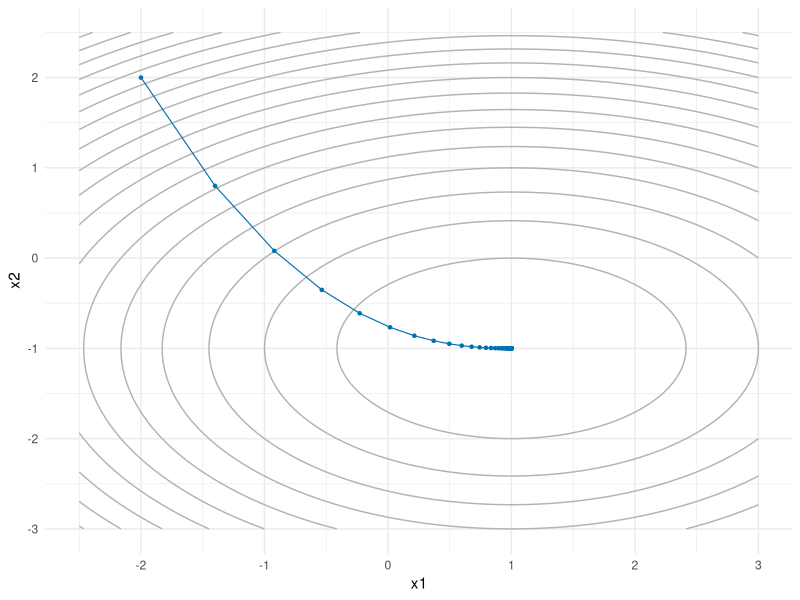
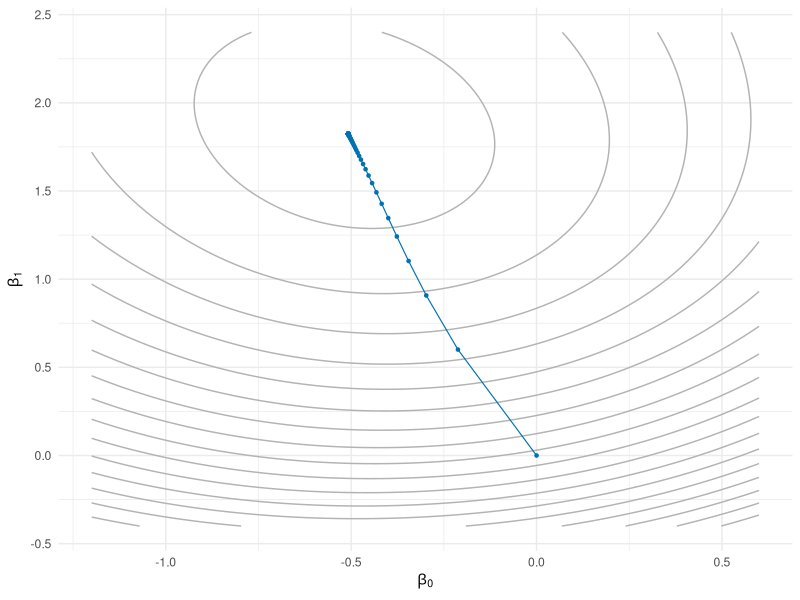
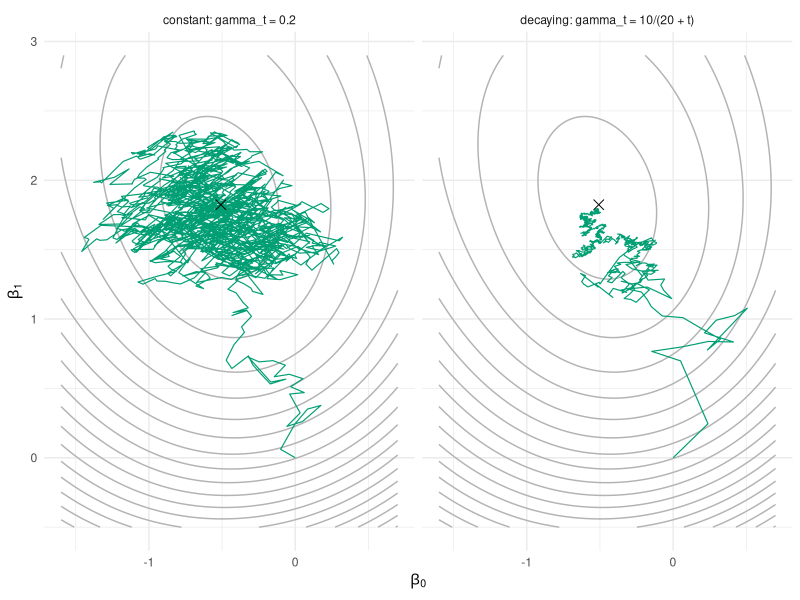
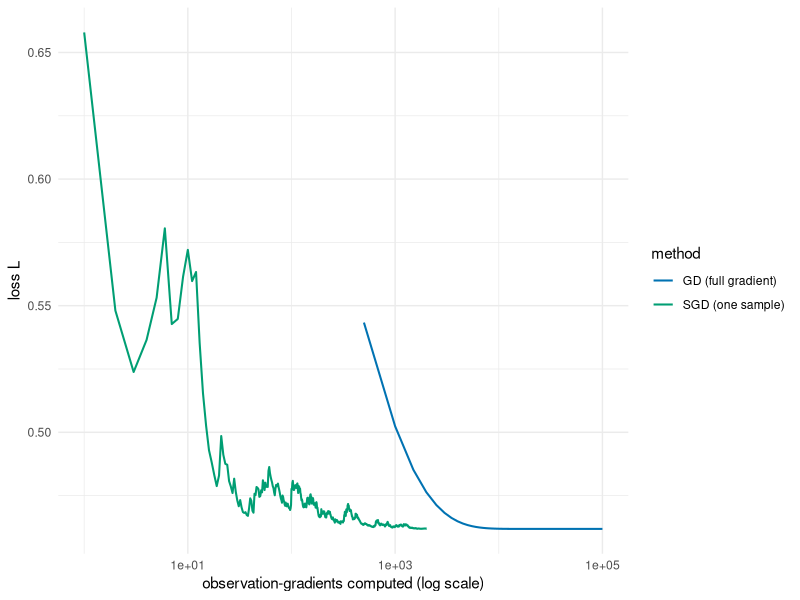
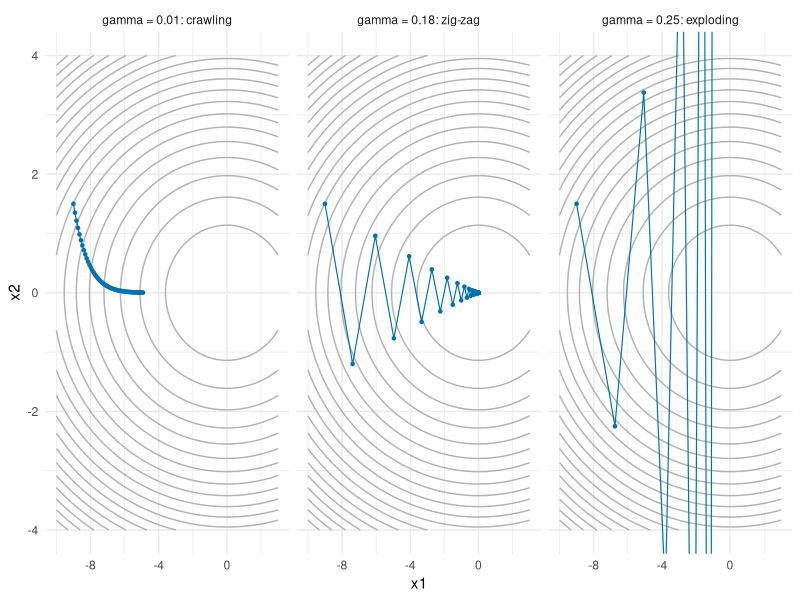
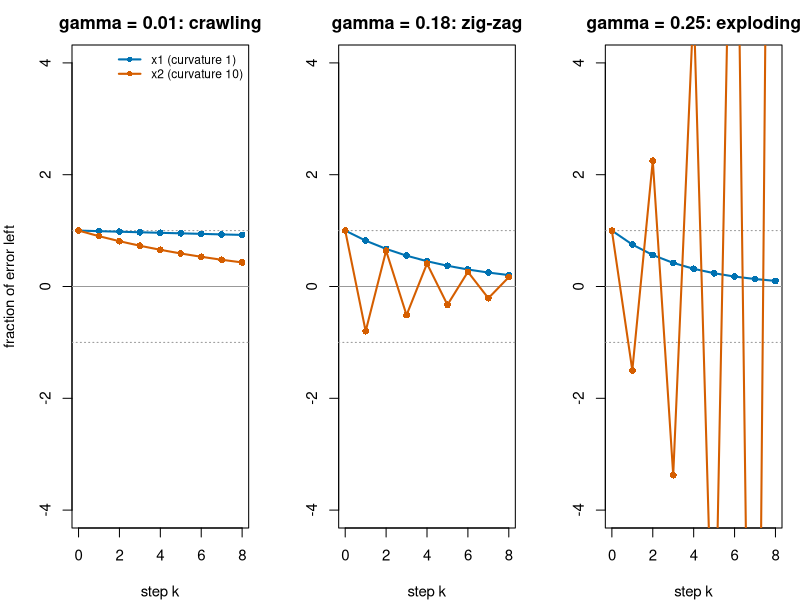

Write the R code that produced these figures, in order.
## ---- chunk 1
#| include: false
set.seed(7432)
knitr::opts_chunk$set(fig.width = 6, fig.height = 4, out.width = "70%", fig.align = "center")
## ---- chunk 2
grad_descent <- function(grad, x0, gamma, n) {
  # one row per iterate, one column per coordinate
  path <- matrix(NA_real_, nrow = n + 1, ncol = length(x0))
  path[1, ] <- x0
  for (i in 1:n) {
    path[i + 1, ] <- path[i, ] - gamma * grad(path[i, ])
  }
  # return a data frame ready for ggplot: one row per iterate
  out <- as.data.frame(path)
  names(out) <- paste0("x", seq_along(x0))
  out$iter <- 0:n
  out
}
## ---- chunk 3
f_bowl <- \(x) (x[1] - 1)^2 + 2 * (x[2] + 1)^2
grad_bowl <- \(x) c(2 * (x[1] - 1), 4 * (x[2] + 1))

path_bowl <- grad_descent(grad_bowl, x0 = c(-2, 2), gamma = 0.1, n = 60)
round(tail(path_bowl, 3), 5)
## ---- chunk 4
library(ggplot2)

# evaluate f on a grid, ready for geom_contour
contour_data <- function(f, xlim, ylim, n = 100) {
  grid <- expand.grid(x1 = seq(xlim[1], xlim[2], length.out = n),
                      x2 = seq(ylim[1], ylim[2], length.out = n))
  grid$f <- apply(grid[, 1:2], 1, f)
  grid
}

# grey contours of f, with the trajectory drawn on top
ggplot(contour_data(f_bowl, c(-2.5, 3), c(-3, 2.5)), aes(x1, x2)) +
  geom_contour(aes(z = f), bins = 20, colour = "grey70") +
  geom_path(data = path_bowl, colour = "#0072B2", linewidth = 0.4) +
  geom_point(data = path_bowl, colour = "#0072B2", size = 0.9) +
  theme_minimal()
## ---- chunk 5
set.seed(7432)

# --- logistic regression data: intercept + one covariate --------------------
n_log <- 500
x_log <- rnorm(n_log)
X_log <- cbind(1, x_log)                  # design matrix: intercept + slope
beta_log_true <- c(-0.5, 2)
p_true <- 1 / (1 + exp(-as.vector(X_log %*% beta_log_true)))
y_log <- rbinom(n_log, 1, p_true)

sigmoid <- \(z) 1 / (1 + exp(-z))
nll <- \(b) {
  eta <- as.vector(X_log %*% b)
  mean(log(1 + exp(eta)) - y_log * eta)
}
nll_grad <- \(b) {
  p <- sigmoid(as.vector(X_log %*% b))
  as.vector(t(X_log) %*% (p - y_log)) / n_log
}
## ---- chunk 6
path_nll <- grad_descent(nll_grad, x0 = c(0, 0), gamma = 2, n = 200)

beta_hat <- unlist(tail(path_nll, 1)[1:2])   # the final iterate
beta_hat
nll_grad(beta_hat)                           # its gradient: numerically zero
## ---- chunk 7
ggplot(contour_data(nll, c(-1.2, 0.6), c(-0.4, 2.4)), aes(x1, x2)) +
  geom_contour(aes(z = f), bins = 20, colour = "grey70") +
  geom_path(data = path_nll, colour = "#0072B2", linewidth = 0.4) +
  geom_point(data = path_nll, colour = "#0072B2", size = 0.9) +
  labs(x = expression(beta[0]), y = expression(beta[1])) +
  theme_minimal()
## ---- chunk 8
# approximate each partial derivative of f by a central difference
num_grad <- function(f, b, h = 1e-6) {
  g <- numeric(length(b))
  for (j in seq_along(b)) {
    e <- numeric(length(b))
    e[j] <- h
    g[j] <- (f(b + e) - f(b - e)) / (2 * h)
  }
  g
}

b_test <- c(0.5, -1)
num_grad(nll, b_test) - nll_grad(b_test)   # approximation error at a test point
## ---- chunk 9
steps_to_tol <- function(path, target, tol = 1e-3) {
  X <- as.matrix(path[seq_along(target)])   # the x1, ..., xd columns
  dist <- apply(X, 1, function(x) sqrt(sum((x - target)^2)))
  path$iter[which(dist < tol)[1]]           # NA if it never gets there
}
## ---- chunk 10
# factory: fix f and h once, get back a gradient function of b alone
make_num_grad <- function(f, h = 1e-6) \(b) num_grad(f, b, h)

path_num <- grad_descent(make_num_grad(nll), x0 = c(0, 0), gamma = 2, n = 200)

c(steps_exact = steps_to_tol(path_nll, beta_hat),
  steps_num   = steps_to_tol(path_num, beta_hat))
rbind(exact     = beta_hat,
      numerical = unlist(tail(path_num, 1)[1:2]))
## ---- chunk 11
sgd <- function(grad_i, x0, gamma, n_steps, n_data) {
  # grad_i(theta, i): gradient of the loss at observation i only
  # gamma(t): step size at step t
  path <- matrix(NA_real_, nrow = n_steps + 1, ncol = length(x0))
  path[1, ] <- x0
  for (t in 1:n_steps) {
    i <- sample(n_data, 1)
    path[t + 1, ] <- path[t, ] - gamma(t) * grad_i(path[t, ], i)
  }
  out <- as.data.frame(path)
  names(out) <- paste0("x", seq_along(x0))
  out$iter <- 0:n_steps
  out
}

# single-observation gradient of the NLL: (sigmoid(eta_i) - y_i) * x_i
nll_grad_i <- function(b, i) X_log[i, ] * (sigmoid(sum(X_log[i, ] * b)) - y_log[i])
## ---- chunk 12
#| fig-width: 8
#| fig-height: 3.8
#| out-width: "100%"
set.seed(1)
sgd_const <- sgd(nll_grad_i, c(0, 0), gamma = \(t) 0.2,           n_steps = 2000, n_data = n_log)
sgd_decay <- sgd(nll_grad_i, c(0, 0), gamma = \(t) 10 / (20 + t), n_steps = 2000, n_data = n_log)

sgd_const$schedule <- "constant: gamma_t = 0.2"
sgd_decay$schedule <- "decaying: gamma_t = 10/(20 + t)"
sgd_both <- rbind(sgd_const, sgd_decay)

# the cross marks beta_hat, the minimiser gradient descent found above
mle_pt <- data.frame(x1 = beta_hat[1], x2 = beta_hat[2])

ggplot(contour_data(nll, c(-1.6, 0.7), c(-0.5, 2.9)), aes(x1, x2)) +
  geom_contour(aes(z = f), bins = 20, colour = "grey70") +
  geom_path(data = sgd_both, colour = "#009E73", linewidth = 0.4) +
  geom_point(data = mle_pt, shape = 4, size = 3, colour = "black") +
  facet_wrap(~ schedule) +
  labs(x = expression(beta[0]), y = expression(beta[1])) +
  theme_minimal()
## ---- chunk 13
#| message: false
library(dplyr)

# the paths hold only iterates; evaluate the loss along each of them ourselves
path_nll$loss  <- apply(as.matrix(path_nll[, 1:2]), 1, nll)
sgd_decay$loss <- apply(as.matrix(sgd_decay[, 1:2]), 1, nll)

cost_df <- bind_rows(
  tibble(evals = path_nll$iter * n_log, loss = path_nll$loss,  method = "GD (full gradient)"),
  tibble(evals = sgd_decay$iter,        loss = sgd_decay$loss, method = "SGD (one sample)")
) |>
  filter(evals > 0)

ggplot(cost_df, aes(evals, loss, colour = method)) +
  geom_line(linewidth = 0.7) +
  scale_x_log10() +
  scale_colour_manual(values = c("GD (full gradient)" = "#0072B2",
                                 "SGD (one sample)" = "#009E73")) +
  labs(x = "observation-gradients computed (log scale)", y = "loss L") +
  theme_minimal()
## ---- chunk 14
#| fig-width: 9
#| fig-height: 3.4
#| out-width: "100%"
f_ill <- \(x) x[1]^2 / 2 + 10 * x[2]^2 / 2
grad_ill <- \(x) c(x[1], 10 * x[2])

path_small <- grad_descent(grad_ill, c(-9, 1.5), gamma = 0.01, n = 60)
path_zig   <- grad_descent(grad_ill, c(-9, 1.5), gamma = 0.18, n = 60)
path_exploding  <- grad_descent(grad_ill, c(-9, 1.5), gamma = 0.25, n = 8)

# one labelled data frame, one facet per step size (week 4 tricks)
path_small$gamma <- "gamma = 0.01: crawling"
path_zig$gamma   <- "gamma = 0.18: zig-zag"
path_exploding$gamma  <- "gamma = 0.25: exploding"
paths3 <- rbind(path_small, path_zig, path_exploding)
paths3$gamma <- factor(paths3$gamma, levels = unique(paths3$gamma))

# the contour layer has no `gamma` column, so it is drawn in every facet
ggplot(contour_data(f_ill, c(-10, 3), c(-4, 4)), aes(x1, x2)) +
  geom_contour(aes(z = f), bins = 20, colour = "grey70") +
  geom_path(data = paths3, colour = "#0072B2", linewidth = 0.4) +
  geom_point(data = paths3, colour = "#0072B2", size = 0.9) +
  coord_cartesian(ylim = c(-4, 4)) +
  facet_wrap(~ gamma) +
  theme_minimal()
## ---- chunk 15
#| echo: false
#| label: fig-week5-factors
#| fig-cap: "Fraction of the starting error left in each coordinate after $k$ steps, i.e. $(1-\\gamma\\lambda)^k$, for the valley with $\\lambda = 1$ (along $x_1$) and $\\lambda = 10$ (along $x_2$). The right panel is clipped to $[-4, 4]$."
#| fig-width: 9
#| fig-height: 3.2
#| out-width: "100%"
k <- 0:8
gammas <- c(0.01, 0.18, 0.25)
titles <- c("gamma = 0.01: crawling", "gamma = 0.18: zig-zag", "gamma = 0.25: exploding")
cols <- c("#0072B2", "#D55E00")
op <- par(mfrow = c(1, 3), mar = c(4, 4, 2.5, 1), cex = 0.9)
for (i in 1:3) {
  g <- gammas[i]
  plot(NA, xlim = c(0, 8), ylim = c(-4, 4), xlab = "step k",
       ylab = if (i == 1) "fraction of error left" else "", main = titles[i])
  abline(h = c(-1, 0, 1), lty = c(3, 1, 3), col = "grey60")
  lines(k, (1 - g * 1)^k,  col = cols[1], lwd = 2, type = "o", pch = 16)
  lines(k, (1 - g * 10)^k, col = cols[2], lwd = 2, type = "o", pch = 16)
  if (i == 1) legend("topright", c("x1 (curvature 1)", "x2 (curvature 10)"),
                     col = cols, lwd = 2, pch = 16, bty = "n", cex = 0.8)
}
par(op)
## ---- chunk 16
c(crawl = steps_to_tol(grad_descent(grad_ill, c(-9, 1.5), 0.01, 5000), c(0, 0)),
  zig   = steps_to_tol(grad_descent(grad_ill, c(-9, 1.5), 0.18, 5000), c(0, 0)))
## ---- chunk 17
grad_descent_pre <- function(grad, x0, gamma, n, P) {
  path <- matrix(NA_real_, nrow = n + 1, ncol = length(x0))
  path[1, ] <- x0
  for (i in 1:n) {
    path[i + 1, ] <- path[i, ] - gamma * as.vector(P %*% grad(path[i, ]))
  }
  out <- as.data.frame(path)
  names(out) <- paste0("x", seq_along(x0))
  out$iter <- 0:n
  out
}
## ---- chunk 18
P <- diag(c(1, 1 / 10))
path_pre <- grad_descent_pre(grad_ill, c(-9, 1.5), gamma = 1, n = 5, P = P)
round(path_pre, 10)
## ---- chunk 19
fit_bfgs <- optim(par = c(0, 0), fn = nll, gr = nll_grad, method = "BFGS")
fit_bfgs$par          # estimated coefficients
fit_bfgs$value        # NLL at the minimum
fit_bfgs$counts       # evaluations of fn and gr
fit_bfgs$convergence  # 0 means success
## ---- chunk 20
# our GD: path_nll, already computed in @sec-week5-losses (200 steps, gamma = 2)

# our SGD, with a hand-tuned decay schedule
set.seed(3)
path_sgd_nll <- sgd(nll_grad_i, c(0, 0), gamma = \(t) 10 / (20 + t),
                    n_steps = 4000, n_data = n_log)

# the reference fit
fit_glm <- glm(y_log ~ X_log - 1, family = binomial)

results <- data.frame(
  method = c("glm()", "optim BFGS", "GD (200 steps)", "SGD (4000 steps)"),
  nll = c(nll(coef(fit_glm)), fit_bfgs$value,
          nll(beta_hat),
          nll(unlist(tail(path_sgd_nll, 1)[1:2]))),
  obs_gradients = c(NA, fit_bfgs$counts["gradient"] * n_log, 200 * n_log, 4000)
)
results$nll <- round(results$nll, 6)
results$obs_gradients <- format(results$obs_gradients, big.mark = ",", scientific = FALSE)
results
